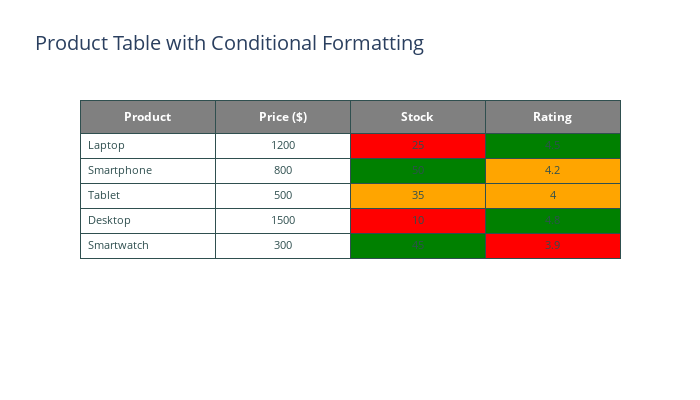

Notebook source saved alongside this figure:
### Markdown cell above
## Part 3: Conditional Formatting

Let's add conditional formatting to highlight important data based on values.

### Code cell
print("\n3. Conditional Formatting")

# Create a table with conditional formatting
# Let's add color scales based on values
stock_colors = ["red" if val < 30 else "orange" if val < 40 else "green" for val in df["Stock"]]
rating_colors = ["red" if val < 4.0 else "orange" if val < 4.5 else "green" for val in df["Rating"]]

fig3 = go.Figure(
    data=[
        go.Table(
            header=dict(
                values=["<b>Product</b>", "<b>Price ($)</b>", "<b>Stock</b>", "<b>Rating</b>"],
                line_color="darkslategray",
                fill_color="grey",
                align="center",
                font=dict(color="white", size=12),
            ),
            cells=dict(
                values=[df[col] for col in df.columns],
                line_color="darkslategray",
                fill_color=[
                    ["white"] * len(df),
                    ["white"] * len(df),
                    stock_colors,
                    rating_colors,
                ],  # Apply colors to stock and rating columns
                align=["left", "center", "center", "center"],
                font=dict(color="darkslategray", size=11),
                height=25,
            ),
        )
    ]
)

fig3.update_layout(
    title_text="Product Table with Conditional Formatting", title_font=dict(size=20), width=700, height=400
)

fig3.show()

print("\nConditional formatting has been applied:")
print("- Stock levels are color-coded (red < 30, orange < 40, green >= 40)")

### Figure 1 — Plotly figure (JSON) as saved in the notebook; plotly's stock layout.template omitted (floating-point values rounded to 4 significant figures)
{"data": [{"cells": {"align": ["left", "center", "center", "center"], "fill": {"color": [["white", "white", "white", "white", "white"], ["white", "white", "white", "white", "white"], ["red", "green", "orange", "red", "green"], ["green", "orange", "orange", "green", "red"]]}, "font": {"color": "darkslategray", "size": 11}, "height": 25, "line": {"color": "darkslategray"}, "values": [["Laptop", "Smartphone", "Tablet", "Desktop", "Smartwatch"], [1200, 800, 500, 1500, 300], [25, 50, 35, 10, 45], [4.5, 4.2, 4, 4.8, 3.9]]}, "header": {"align": "center", "fill": {"color": "grey"}, "font": {"color": "white", "size": 12}, "line": {"color": "darkslategray"}, "values": ["<b>Product</b>", "<b>Price ($)</b>", "<b>Stock</b>", "<b>Rating</b>"]}, "type": "table"}], "layout": {"height": 400, "title": {"font": {"size": 20}, "text": "Product Table with Conditional Formatting"}, "width": 700}}
